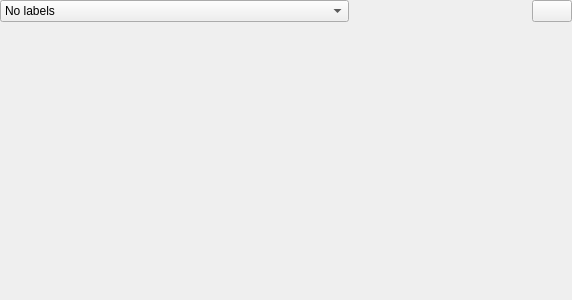
<?xml version="1.0" encoding="UTF-8"?>
<ui version="4.0">
 <class>QgsLabelingWidget</class>
 <widget class="QWidget" name="QgsLabelingWidget">
  <property name="geometry">
   <rect>
    <x>0</x>
    <y>0</y>
    <width>572</width>
    <height>300</height>
   </rect>
  </property>
  <layout class="QVBoxLayout" name="verticalLayout">
   <property name="spacing">
    <number>6</number>
   </property>
   <property name="margin">
    <number>0</number>
   </property>
   <item>
    <layout class="QHBoxLayout" name="horizontalLayout">
     <item>
      <widget class="QComboBox" name="mLabelModeComboBox">
       <item>
        <property name="text">
         <string>No labels</string>
        </property>
        <property name="icon">
         <iconset resource="../../images/images.qrc">
          <normaloff>:/images/themes/default/labelingNone.svg</normaloff>:/images/themes/default/labelingNone.svg</iconset>
        </property>
       </item>
       <item>
        <property name="text">
         <string>Show labels for this layer</string>
        </property>
        <property name="icon">
         <iconset resource="../../images/images.qrc">
          <normaloff>:/images/themes/default/labelingSingle.svg</normaloff>:/images/themes/default/labelingSingle.svg</iconset>
        </property>
       </item>
       <item>
        <property name="text">
         <string>Rule-based labeling</string>
        </property>
        <property name="icon">
         <iconset resource="../../images/images.qrc">
          <normaloff>:/images/themes/default/labelingRuleBased.svg</normaloff>:/images/themes/default/labelingRuleBased.svg</iconset>
        </property>
       </item>
       <item>
        <property name="text">
         <string>Discourage other labels from covering features in this layer</string>
        </property>
        <property name="icon">
         <iconset resource="../../images/images.qrc">
          <normaloff>:/images/themes/default/labelingObstacle.svg</normaloff>:/images/themes/default/labelingObstacle.svg</iconset>
        </property>
       </item>
      </widget>
     </item>
     <item>
      <spacer name="horizontalSpacer_5">
       <property name="orientation">
        <enum>Qt::Horizontal</enum>
       </property>
       <property name="sizeHint" stdset="0">
        <size>
         <width>12</width>
         <height>20</height>
        </size>
       </property>
      </spacer>
     </item>
     <item>
      <widget class="QPushButton" name="mEngineSettingsButton">
       <property name="enabled">
        <bool>true</bool>
       </property>
       <property name="toolTip">
        <string>Automated placement settings (apply to all layers)</string>
       </property>
       <property name="icon">
        <iconset resource="../../images/images.qrc">
         <normaloff>:/images/themes/default/mIconAutoPlacementSettings.svg</normaloff>:/images/themes/default/mIconAutoPlacementSettings.svg</iconset>
       </property>
       <property name="iconSize">
        <size>
         <width>24</width>
         <height>16</height>
        </size>
       </property>
      </widget>
     </item>
    </layout>
   </item>
   <item>
    <widget class="QStackedWidget" name="mStackedWidget"/>
   </item>
  </layout>
 </widget>
 <resources>
  <include location="../../images/images.qrc"/>
 </resources>
 <connections/>
</ui>
